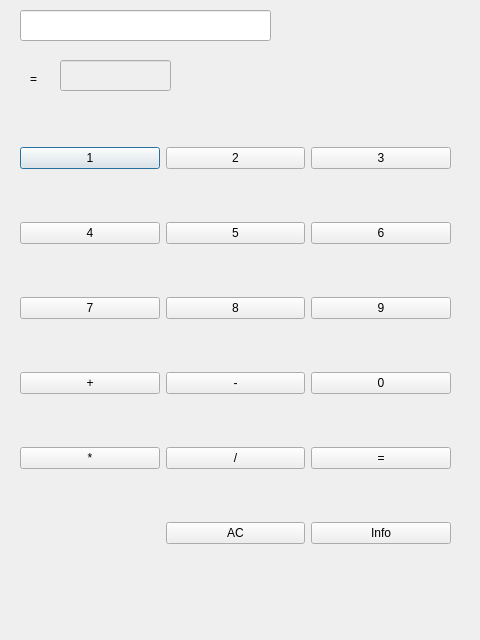
<?xml version="1.0" encoding="UTF-8"?>
<ui version="4.0">
 <class>Dialog</class>
 <widget class="QDialog" name="Dialog">
  <property name="geometry">
   <rect>
    <x>0</x>
    <y>0</y>
    <width>480</width>
    <height>640</height>
   </rect>
  </property>
  <property name="windowTitle">
   <string>Dialog</string>
  </property>
  <widget class="QLabel" name="labelEqual">
   <property name="geometry">
    <rect>
     <x>30</x>
     <y>70</y>
     <width>16</width>
     <height>17</height>
    </rect>
   </property>
   <property name="text">
    <string>=</string>
   </property>
  </widget>
  <widget class="QWidget" name="gridLayoutWidget">
   <property name="geometry">
    <rect>
     <x>20</x>
     <y>100</y>
     <width>431</width>
     <height>491</height>
    </rect>
   </property>
   <layout class="QGridLayout" name="gridLayout">
    <item row="0" column="0">
     <widget class="QPushButton" name="pushButton_1">
      <property name="text">
       <string>1</string>
      </property>
     </widget>
    </item>
    <item row="1" column="2">
     <widget class="QPushButton" name="pushButton_6">
      <property name="text">
       <string>6</string>
      </property>
     </widget>
    </item>
    <item row="2" column="2">
     <widget class="QPushButton" name="pushButton_9">
      <property name="text">
       <string>9</string>
      </property>
     </widget>
    </item>
    <item row="0" column="1">
     <widget class="QPushButton" name="pushButton_2">
      <property name="text">
       <string>2</string>
      </property>
     </widget>
    </item>
    <item row="1" column="1">
     <widget class="QPushButton" name="pushButton_5">
      <property name="text">
       <string>5</string>
      </property>
     </widget>
    </item>
    <item row="4" column="0">
     <widget class="QPushButton" name="pushButton_multiplication">
      <property name="text">
       <string>*</string>
      </property>
     </widget>
    </item>
    <item row="2" column="1">
     <widget class="QPushButton" name="pushButton_8">
      <property name="text">
       <string>8</string>
      </property>
     </widget>
    </item>
    <item row="3" column="0">
     <widget class="QPushButton" name="pushButton_plus">
      <property name="text">
       <string>+</string>
      </property>
     </widget>
    </item>
    <item row="4" column="1">
     <widget class="QPushButton" name="pushButton_division">
      <property name="text">
       <string>/</string>
      </property>
     </widget>
    </item>
    <item row="2" column="0">
     <widget class="QPushButton" name="pushButton_7">
      <property name="text">
       <string>7</string>
      </property>
     </widget>
    </item>
    <item row="1" column="0">
     <widget class="QPushButton" name="pushButton_4">
      <property name="text">
       <string>4</string>
      </property>
     </widget>
    </item>
    <item row="4" column="2">
     <widget class="QPushButton" name="pushButton_equal">
      <property name="text">
       <string>=</string>
      </property>
     </widget>
    </item>
    <item row="0" column="2">
     <widget class="QPushButton" name="pushButton_3">
      <property name="text">
       <string>3</string>
      </property>
     </widget>
    </item>
    <item row="3" column="1">
     <widget class="QPushButton" name="pushButton_minus">
      <property name="text">
       <string>-</string>
      </property>
     </widget>
    </item>
    <item row="3" column="2">
     <widget class="QPushButton" name="pushButton_0">
      <property name="text">
       <string>0</string>
      </property>
     </widget>
    </item>
    <item row="5" column="1">
     <widget class="QPushButton" name="pushButton_delete">
      <property name="text">
       <string>AC</string>
      </property>
     </widget>
    </item>
    <item row="5" column="2">
     <widget class="QPushButton" name="pushButton_info">
      <property name="text">
       <string>Info</string>
      </property>
     </widget>
    </item>
   </layout>
  </widget>
  <widget class="QLineEdit" name="lineEditInput">
   <property name="geometry">
    <rect>
     <x>20</x>
     <y>10</y>
     <width>251</width>
     <height>31</height>
    </rect>
   </property>
  </widget>
  <widget class="QLineEdit" name="lineEditResult">
   <property name="enabled">
    <bool>false</bool>
   </property>
   <property name="geometry">
    <rect>
     <x>60</x>
     <y>60</y>
     <width>111</width>
     <height>31</height>
    </rect>
   </property>
  </widget>
  <widget class="QLabel" name="labelOperator">
   <property name="geometry">
    <rect>
     <x>290</x>
     <y>20</y>
     <width>181</width>
     <height>21</height>
    </rect>
   </property>
   <property name="text">
    <string/>
   </property>
  </widget>
 </widget>
 <resources/>
 <connections/>
</ui>
